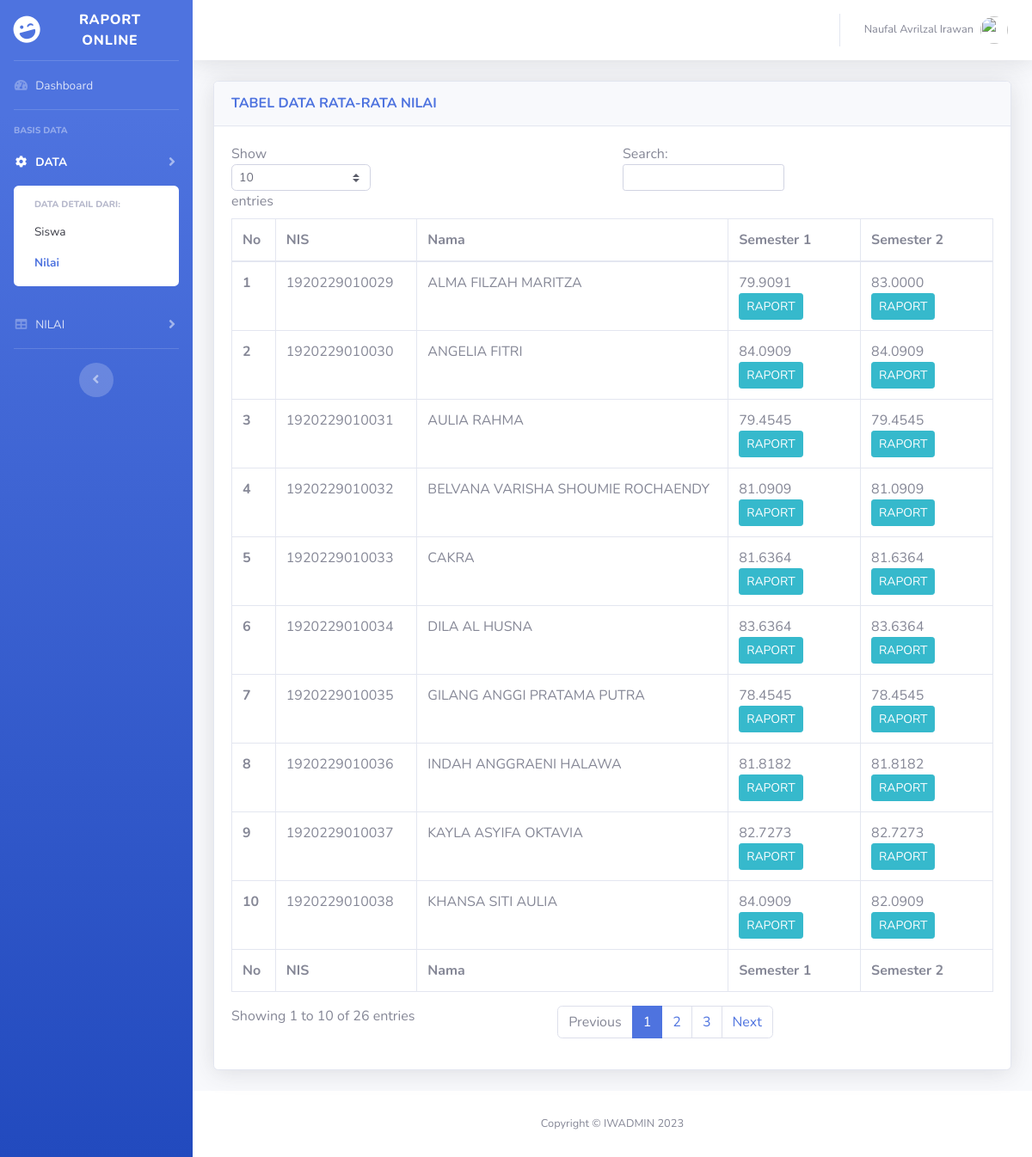
/tabelnilai.php (signed in), run on the app's committed database.
### tables this page shows
CREATE TABLE `siswa` (
  `nis` varchar(15) NOT NULL,
  `nama` varchar(55) NOT NULL,
  `umur` int(2) DEFAULT NULL,
  `gender` varchar(10) DEFAULT NULL,
  `agama` set('Islam','Protestan','Katolik','Hindu','Buddha','Konghuchu') DEFAULT NULL,
  `kelas` varchar(10) DEFAULT NULL
);

### tabelnilai.php (the view, shortened to what this page needs)
<!DOCTYPE html>
<html lang="en">
<head>
    <link href="sbadmin/vendor/fontawesome-free/css/all.min.css" rel="stylesheet" type="text/css">
    <link href="sbadmin/css/sb-admin-2.min.css" rel="stylesheet">
    <?php
        include "koneksi_db.php";
    ?>
</head>
<body id="page-top">
    <div id="wrapper">
        <ul class="navbar-nav bg-gradient-primary sidebar sidebar-dark accordion" id="accordionSidebar">
            <a class="sidebar-brand d-flex align-items-center justify-content-center" href="Dashboard.php">
                <div class="sidebar-brand-icon rotate-n-15">
                    <i class="fas fa-laugh-wink"></i>
                </div>
                <div class="sidebar-brand-text mx-3">Raport Online <sup></sup></div>
            </a>
            <hr class="sidebar-divider my-0">
            <li class="nav-item">
                <a class="nav-link" href="Dashboard.php">
                    <i class="fas fa-fw fa-tachometer-alt"></i>
                    <span>Dashboard</span></a>
            </li>
            <hr class="sidebar-divider">
            <div class="sidebar-heading">
                BASIS DATA
            </div>
            <li class="nav-item active">
                <a class="nav-link collapsed" href="#" data-toggle="collapse" data-target="#collapseTwo"
                    aria-expanded="true" aria-controls="collapseTwo">
                    <i class="fas fa-fw fa-cog"></i>
                    <span>DATA</span>
                </a>
                <div id="collapseTwo" class="collapse show" aria-labelledby="headingTwo" data-parent="#accordionSidebar">
                    <div class="bg-white py-2 collapse-inner rounded">
                        <h6 class="collapse-header">Data detail dari:</h6>
                        <a class="collapse-item" href="tabelsiswa.php">Siswa</a>
                        <a class="collapse-item active" href="tabelnilai.php">Nilai</a>
                    </div>
                </div>
            </li>
            <li class="nav-item">
                <a class="nav-link collapsed" href="#" data-toggle="collapse" data-target="#collapseUtilities"
                    aria-expanded="true" aria-controls="collapseUtilities">
                    <i class="fas fa-fw fa-table"></i>
                    <span>NILAI</span>
                </a>
            </li>
            <hr class="sidebar-divider d-none d-md-block">
            <div class="text-center d-none d-md-inline">
                <button class="rounded-circle border-0" id="sidebarToggle"></button>
            </div>
        </ul>
        <div id="content-wrapper" class="d-flex flex-column">
            <div id="content">
                <nav class="navbar navbar-expand navbar-light bg-white topbar mb-4 static-top shadow">
                    <ul class="navbar-nav ml-auto">
                        <li class="nav-item dropdown no-arrow">
                            <a class="nav-link dropdown-toggle" href="#" id="userDropdown" role="button"
                                data-toggle="dropdown" aria-haspopup="true" aria-expanded="false">
                                <span class="mr-2 d-none d-lg-inline text-gray-600 small">
                                    <?php
                                        echo $_SESSION['nama'];
                                    ?>
                                </span>
                                <img class="img-profile rounded-circle"
                                    src="img/noname.png">
                            </a>
                        </li>
                    </ul>
                </nav>
                <div class="container-fluid">
                    <div class="card shadow mb-4">
                        <div class="card-header py-3">
                            <h6 class="m-0 font-weight-bold text-primary">TABEL DATA RATA-RATA NILAI</h6>
                        </div>
                        <div class="card-body">
                            <div class="table-responsive">
                                <table class="table table-bordered" id="dataTable" width="100%" cellspacing="0">
                                    <thead>
                                        <tr>
                                            <th>No</th>
                                            <th>NIS</th>
                                            <th>Nama</th>
                                            <th>Semester 1</th>
                                            <th>Semester 2</th>
                                        </tr>
                                    </thead>
                                    <tfoot>
                                        <tr>
                                            <th>No</th>
                                            <th>NIS</th>
                                            <th>Nama</th>
                                            <th>Semester 1</th>
                                            <th>Semester 2</th>
                                        </tr>
                                    </tfoot>
                                    <tbody>
                                    <?php
                                        $no = 1;
                                        $queri = "SELECT * FROM siswa ORDER BY nama";
                                        $hasil = mysqli_query($koneksi, $queri);
                                        while ($data = mysqli_fetch_array($hasil)) {
                                    ?>
                                        <tr><th> <?php echo $no; ?> </th>
                                            <td> <?php echo $data['nis']; ?></td>
                                            <td> <?php echo $data['nama']; ?></td>
                                            <td> <?php
                                                    $hum = "SELECT (pai + bind + ppkn + ipas + mtk + pjok + rupa + musk + tari + tetr + bing) / 11 AS rata FROM smt1 WHERE nis = $data[nis]";
                                                    $haj = $koneksi->query($hum);
                                                    while($row = mysqli_fetch_array($haj)) {
                                                        echo $row['rata'];
                                                    }
                                                ?>
                                                <?php echo "<a href='siswasmt1.php?nis=$data[nis]'>"?><input type="submit" name="ubah" value="RAPORT" class="btn btn-info btn-sm"></a>
                                            </td>
                                            <td> <?php
                                                    $hum = "SELECT (pai + bind + ppkn + ipas + mtk + pjok + rupa + musk + tari + tetr + bing) / 11 AS rata FROM smt2 WHERE nis = $data[nis]";
                                                    $haj = $koneksi->query($hum);
                                                    while($row = mysqli_fetch_array($haj)) {
                                                        echo $row['rata'];
                                                    }
                                                ?>
                                                <?php echo "<a href='siswasmt2.php?nis=$data[nis]'>"?><input type="submit" name="ubah" value="RAPORT" class="btn btn-info btn-sm"></a>
                                            </td>
                                        </tr>
                                    <?php
                                        $no++;
                                        }
                                    ?>
                                    </tbody>
                                </table>
                            </div>
                        </div>
                    </div>
                </div>
            </div>
            <footer class="sticky-footer bg-white">
                <div class="container my-auto">
                    <div class="copyright text-center my-auto">
                        <span>Copyright &copy; IWADMIN 2023</span>
                    </div>
                </div>
            </footer>
        </div>
    </div>
</body>
</html>

### data on the page
siswa: nis "1920229010029", nama "ALMA FILZAH MARITZA", rata "79.9091", rata "83.0000"
siswa: nis "1920229010030", nama "ANGELIA FITRI", rata "84.0909"
siswa: nis "1920229010031", nama "AULIA RAHMA", rata "79.4545"
siswa: nis "1920229010032", nama "BELVANA VARISHA SHOUMIE ROCHAENDY", rata "81.0909"
siswa: nis "1920229010033", nama "CAKRA", rata "81.6364"
siswa: nis "1920229010034", nama "DILA AL HUSNA", rata "83.6364"
siswa: nis "1920229010035", nama "GILANG ANGGI PRATAMA PUTRA", rata "78.4545"
siswa: nis "1920229010036", nama "INDAH ANGGRAENI HALAWA", rata "81.8182"
siswa: nis "1920229010037", nama "KAYLA ASYIFA OKTAVIA", rata "82.7273"
siswa: nis "1920229010038", nama "KHANSA SITI AULIA", rata "84.0909", rata "82.0909"

### other printed values
$_SESSION['nama'] "Naufal Avrilzal Irawan"
